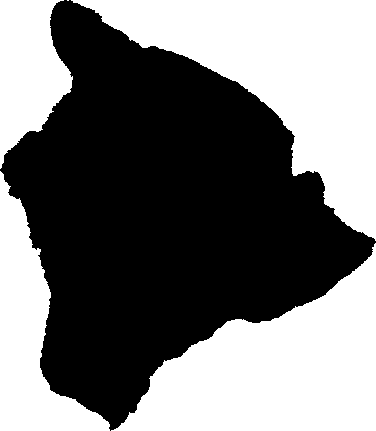
#> input picture Hawaii.tif, 376 x 431 px
$ python Probab_net_evolution.py
#> lines starting #> are read from the running program, lines starting #| are printed output that depends on the picture; after the words box and inside, x2 and y2 are one past the last pixel; in counts of white or black regions, pixels touching at a corner belong together
# -*- coding: utf-8 -*-
"""
Created on Sun Aug 27 17:44:24 2023

@author: Dnyanesh
"""
import imageio
from PIL import Image
import cv2
import rasterio
import numpy as np
import matplotlib.pyplot as plt
from matplotlib import cm
import random
import matplotlib.colors
import time
import winsound

tic=time.time()

#alpha_values=np.arange(0,1.1,0.1)
alpha_values=np.arange(0,1.1,0.5)
iterations=20 # for each alpha value
name='Hawaii'
th=25 # for basin area distribution
#Area_actual=10462.94/0.0009   # number of cells from area in km2 (km2) for using same th 0.05km2

# #image = Image.open('hawaii_polygon_0.005.tif')
# image_np = np.array(np.flipud(image[:,:,0]))


tiff_image = cv2.imread(f'{name}.tif', cv2.IMREAD_UNCHANGED)
#> tiff_image: shape (431, 376) uint16; values 330 (black) and 65535 (white), 47.2% white; 5 white regions (1 under 20 px), largest, box (x1, y1, x2, y2) and area: (71, 0, 376, 241) 30323, (111, 243, 376, 431) 26632, (0, 171, 110, 431) 11558, (0, 0, 73, 169) 7936
#temp=tiff_image>0
#temp=np.flipud(tiff_image[:,:,0]>0)
temp=tiff_image==330
grid_size=temp.shape
#> grid_size = (431, 376)
binary_image_poly=np.zeros((grid_size[0]+2,grid_size[1]+2))
binary_image_poly[1:-1,1:-1]=temp
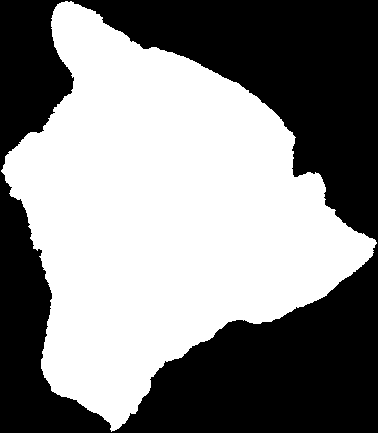
#> binary_image_poly: shape (433, 378) float64; values 0 (black) and 1 (white), 52.3% white; 1 black region, box (x1, y1, x2, y2) and area: (0, 0, 378, 433) 78069

arr_shp=binary_image_poly

grid_size=arr_shp.shape
#> grid_size = (433, 378)
arr_boundary = np.zeros((grid_size[0],grid_size[1]))

beta=1 # constant for all
#alpha=1

def FD_cordinates(xy):

    if FD[xy[0]][xy[1]]==1:
        return((xy[0],xy[1]+1))
    if FD[xy[0]][xy[1]]==2:
        return((xy[0]+1,xy[1]+1))
    if FD[xy[0]][xy[1]]==4:
        return((xy[0]+1,xy[1]))
    if FD[xy[0]][xy[1]]==8:
        return((xy[0]+1,xy[1]-1))
    if FD[xy[0]][xy[1]]==16:
        return((xy[0],xy[1]-1))
    if FD[xy[0]][xy[1]]==32:
        return((xy[0]-1,xy[1]-1))
    if FD[xy[0]][xy[1]]==64:
        return((xy[0]-1,xy[1]))
    if FD[xy[0]][xy[1]]==128:
        return((xy[0]-1,xy[1]+1))

def Get_cord(ix):
    i=int(ix/grid_size[1])
    j=ix%grid_size[1]
    return((i,j))

def Get_id(i,j):
    return grid_size[1]*i+j

norm=plt.Normalize(0,1)
cmap = matplotlib.colors.LinearSegmentedColormap.from_list("", ["white","blue"])

exp_values=np.zeros((len(alpha_values),iterations,2))

#%% Probabilistic Model

for it in range(len(alpha_values)):
    for itt in range(iterations):
        alpha=alpha_values[it]

        # MODEL
        #flow direction and flow accumulation matrices
        FD=np.zeros((grid_size[0],grid_size[1]))
        Facc=np.zeros((grid_size[0],grid_size[1]))
        Length=np.zeros(grid_size[0]*grid_size[1])      # single array
        Down_length=np.zeros((grid_size[0],grid_size[1]))
        Pot_ids=[]

        Label=dict()

        ## Initial Setup

        true_area=arr_shp>0 # matrix true for area and boundary

        #All pixel labelled as unassigned "n" & true area matrix defination
        ij=[(0,1,1),(1,1,2),(1,0,4),(1,-1,8),(0,-1,16),(-1,-1,32),(-1,0,64),(-1,1,128)]

        for i in range(1,grid_size[0]-1):
            for j in range(1,grid_size[1]-1):
                if true_area[i,j]>0 :
                    Label.update({(i,j):"n"})
                    for xi in ij:
                        if arr_shp[i+xi[0],j+xi[1]]==0:
                            arr_boundary[i+xi[0],j+xi[1]]=1
                            Label.update({(i,j):"b"})
                            Facc[i,j]=1

        # Append potential
        for pi in Label:
            if Label[(pi[0],pi[1])]=='b':
                for y in ij:
                    if arr_shp[(pi[0]+y[0],pi[1]+y[1])]>0:
                        if Label[(pi[0]+y[0],pi[1]+y[1])]=='n':
                            iid=Get_id(pi[0]+y[0],pi[1]+y[1])
                            Pot_ids.append(iid)
                            Label.update({(pi[0]+y[0],pi[1]+y[1]):"p"})
                            Length[iid]=1
                            #Down_length[pi[0]+y[0],pi[1]+y[1]]=1


        while(len(Pot_ids)>0):

            #Randomly choosing one pixel from Pot_ids list
            #choosing one pixel from Pot_ids list based on probability given by Down_length
            pot_len=Length[Pot_ids]
            len_alpha=pot_len**alpha
#> (the run stopped early here; a loop or call above may not have finished)
